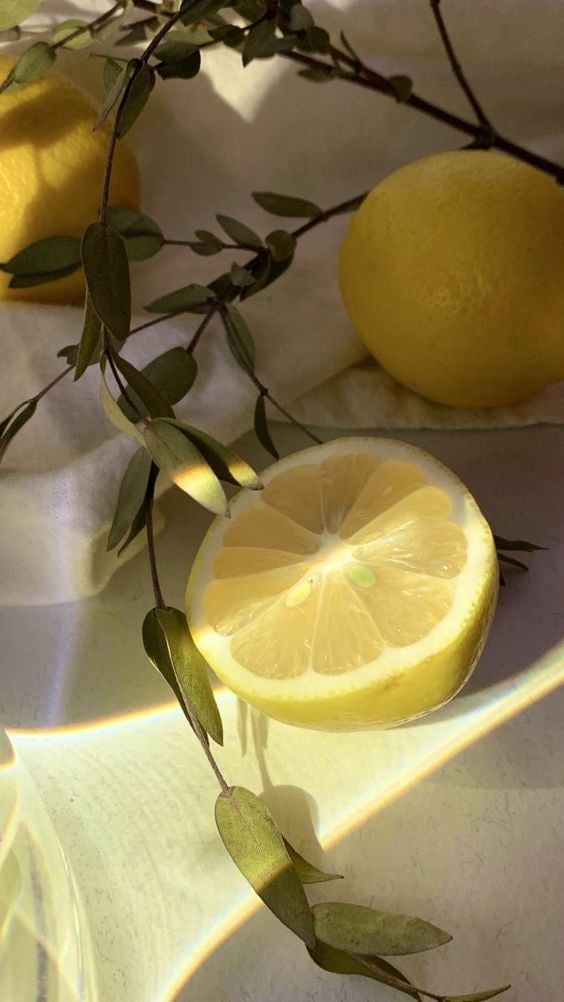
#> input picture picture.jpg, 564 x 1002 px
$ python code.py
#> lines starting #> are read from the running program, lines starting #| are printed output that depends on the picture
from PIL import Image
from PIL import ImageFont
from PIL import ImageDraw


def main():
    print(im.format, im.size, im.mode)


im = Image.open("picture.jpg")
#> im is the input picture: PIL image 564x1002 RGB; mean R, G, B 139.7, 124, 80.9
draw = ImageDraw.Draw(im)

font = ImageFont.truetype(r"C:\Windows\Fonts\Calibri.ttf", 60)
draw.text((224, 130), "Text", (255, 255, 255), font=font)
im.save('picturewithtext.jpg')
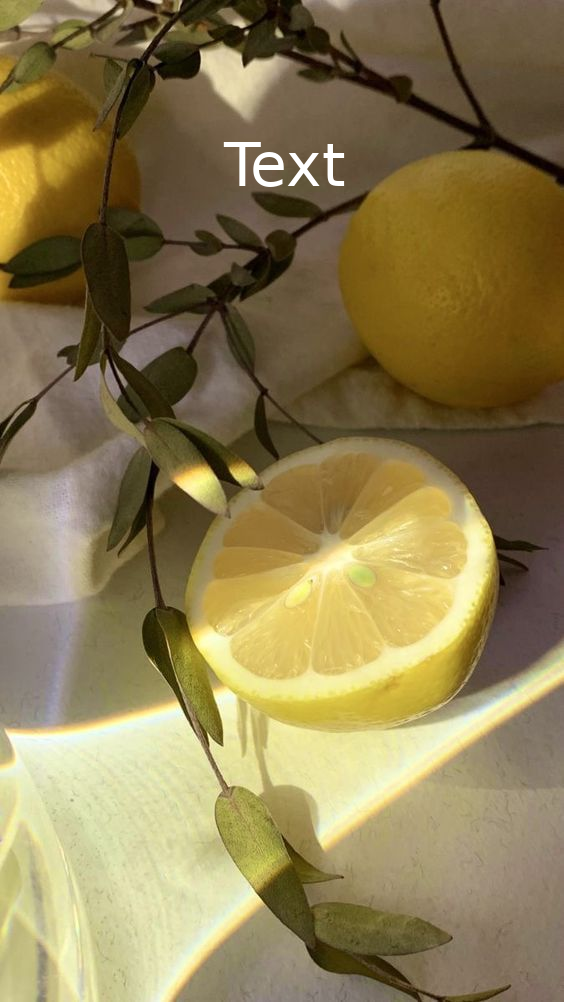
#> saved as picturewithtext.jpg: PIL image 564x1002 RGB; mean R, G, B 140.2, 124.5, 81.4
im.close()


if __name__ == '__main__':
    main()
#| JPEG (564, 1002) RGB
